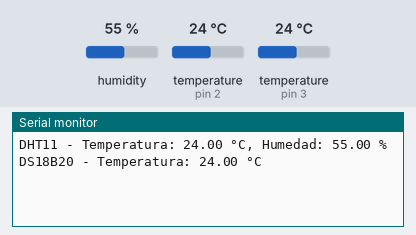
Bench run of a sketch on a simulated Arduino Uno, built with avr-gcc and run on an emulated ATmega328P. Shown: the last lines printed to the serial monitor. The test bench sets the inputs (shaded band); at power-on: humidity 55 %, temperature (sensors on pin 3, pin 2) 24 °C.

Above: at 11.6 s.
11.7 s: humidity set to 22 %
At 12.3 s:
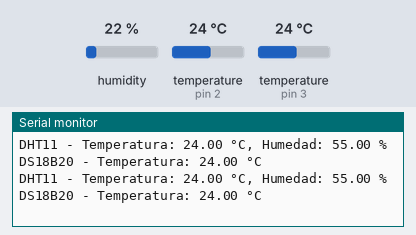
20.0 s: temperature (sensor on pin 3) set to 12 °C
At 24.0 s:
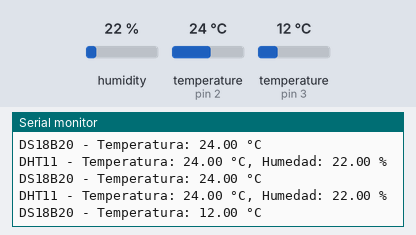
28.3 s: temperature (sensor on pin 2) set to 12 °C
At 29.9 s:
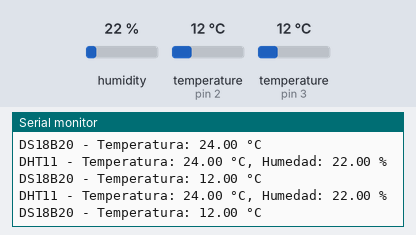
36.6 s: temperature (sensor on pin 3) set to 19 °C
At 41.7 s:
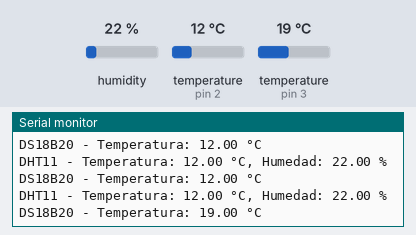
44.9 s: humidity set to 40 %
At 47.6 s:
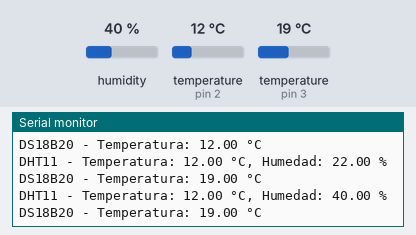
Timing chart, 0 to 49.1 s (numbered marks = the images above; inputs shaded):
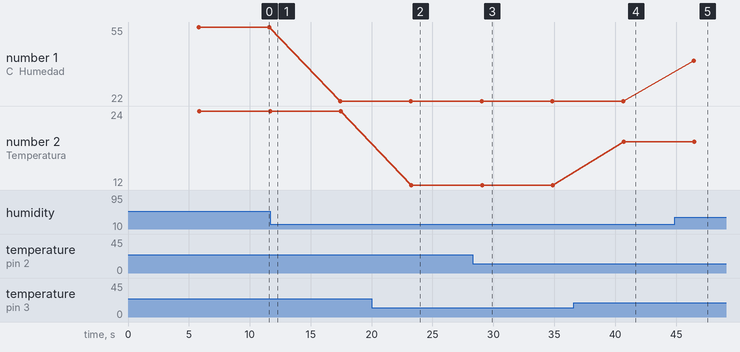

Measured:
- after the input at 20.0 s, the serial monitor: prints a new line after 3.3 s (image 2)
- after the input at 36.6 s, the serial monitor: prints a new line after 4.1 s (image 4)
- after the input at 44.9 s, the serial monitor: prints a new line after 1.6 s (image 5)
- plotted number 1: 55 → 22 after the input at 11.7 s, 22 → 40 after the input at 44.9 s
- plotted number 2: 24 → 12 after the input at 20.0 s, 12 → 19 after the input at 36.6 s

The sketch:

DHT22_y_DS18B_example.ino
```cpp
#include <DHT.h>   ///RESISTENCIA DE PULL UP DE 4,5K A 10K
#include <OneWire.h>
#include <DallasTemperature.h>

#define DHTPIN 2
#define DHTTYPE DHT11

DHT dht(DHTPIN, DHTTYPE);

#define ONE_WIRE_BUS 3

OneWire oneWire(ONE_WIRE_BUS);
DallasTemperature sensors(&oneWire);

void setup() {
  Serial.begin(9600);
  dht.begin();
  sensors.begin();
}

void loop() {
  // Espera 5 segundos entre lecturas
  delay(5000);

  // Lectura del sensor DHT11
  float temperaturaDHT11 = dht.readTemperature();
  float humedadDHT11 = dht.readHumidity();

  // Lectura del sensor DS18B20
  sensors.requestTemperatures();
  float temperaturaDS18B20 = sensors.getTempCByIndex(0);

  // Verifica si las lecturas fueron exitosas
  if (!isnan(temperaturaDHT11) && !isnan(humedadDHT11)) {
    Serial.print("DHT11 - Temperatura: ");
    Serial.print(temperaturaDHT11);
    Serial.print(" °C, Humedad: ");
    Serial.print(humedadDHT11);
    Serial.println(" %");
  } else {
    Serial.println("Error al leer el sensor DHT11");
  }

  if (temperaturaDS18B20 != DEVICE_DISCONNECTED_C) {
    Serial.print("DS18B20 - Temperatura: ");
    Serial.print(temperaturaDS18B20);
    Serial.println(" °C");
  } else {
    Serial.println("Error al leer el sensor DS18B20");
  }
}
```
